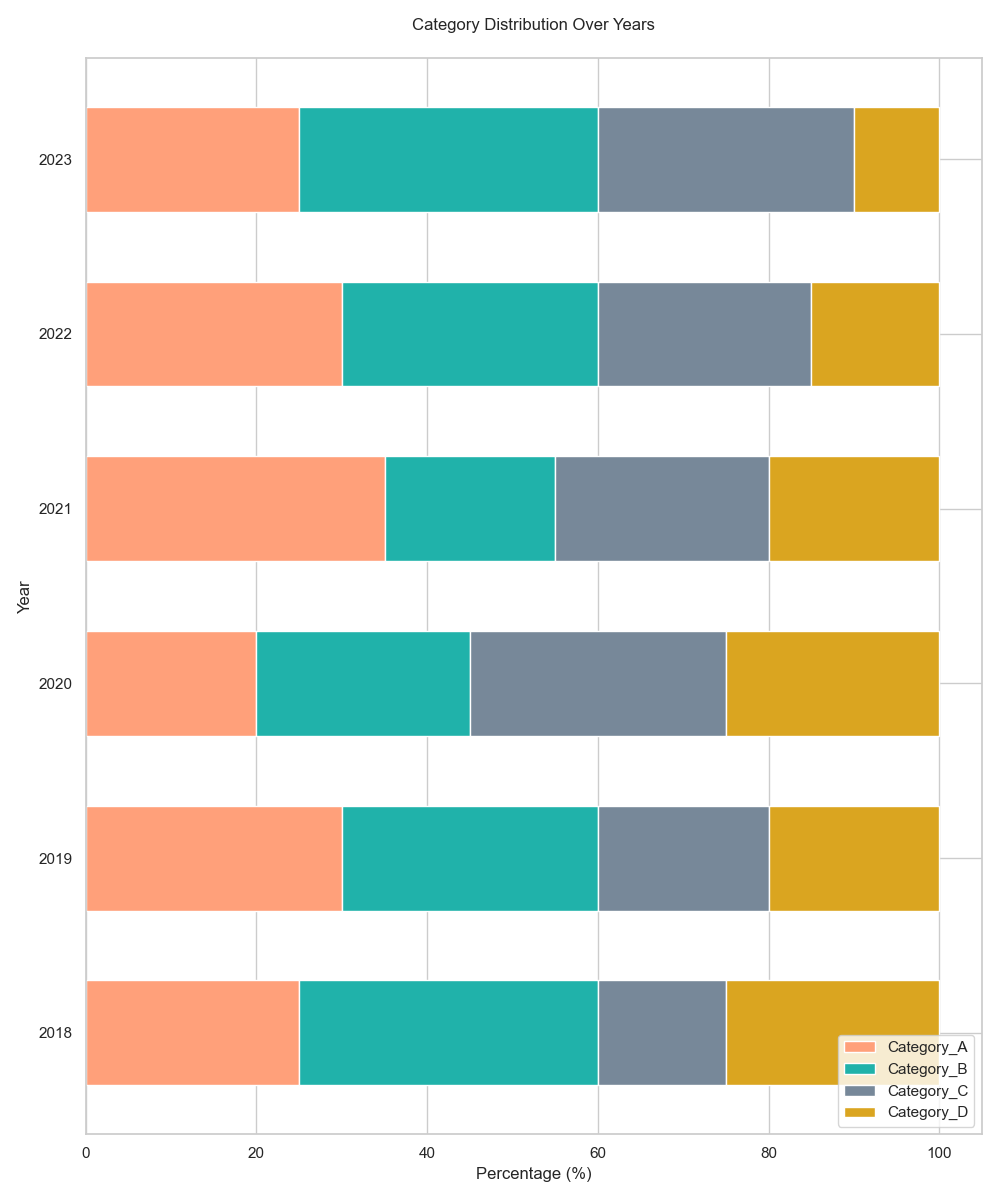

Python code for this plot:

import seaborn as sns
import matplotlib.pyplot as plt
import pandas as pd

data = {
    'Year': [2018, 2019, 2020, 2021, 2022, 2023],
    'Category_A': [25, 30, 20, 35, 30, 25],
    'Category_B': [35, 30, 25, 20, 30, 35],
    'Category_C': [15, 20, 30, 25, 25, 30],
    'Category_D': [25, 20, 25, 20, 15, 10]
}
df = pd.DataFrame(data)

df_pct = df.set_index('Year').apply(lambda x: x / x.sum() * 100, axis=1).reset_index()

fig, ax = plt.subplots(figsize=(10, 12))

colors = ['#FFA07A', '#20B2AA', '#778899', '#DAA520']

bottom = pd.Series([0] * len(df_pct))
for i, col in enumerate(df.columns[1:]):
    ax.barh(
        df_pct['Year'],
        df_pct[col],
        left=bottom,
        color=colors[i],
        edgecolor='white',
        height=0.6,
    )
    bottom += df_pct[col]

ax.set_ylabel('Year')
ax.set_xlabel('Percentage (%)')
plt.title('Category Distribution Over Years', pad=20)

ax.set_yticks(df_pct['Year'])
ax.set_yticklabels(df_pct['Year'], rotation=0)
ax.legend(df.columns[1:], loc='lower right')

plt.tight_layout()
plt.show()
